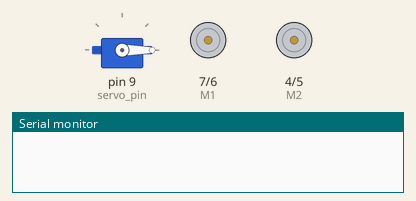
The sketch below on a simulated Arduino Uno, built with avr-gcc and run on an emulated ATmega328P. Parts: servo, direction and speed pins drawn as motors (green arrow = direction pin HIGH = forward, orange = LOW = backward, longer = more drive), the last lines printed to the serial monitor.

Above: at 0.1 s.
At 1.3 s:
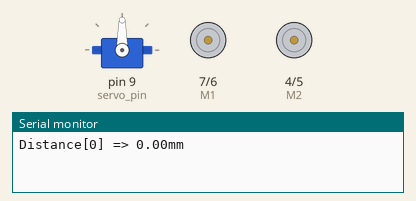
At 2.6 s:
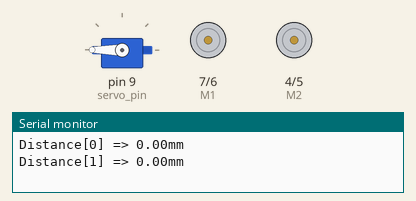
At 13.8 s:
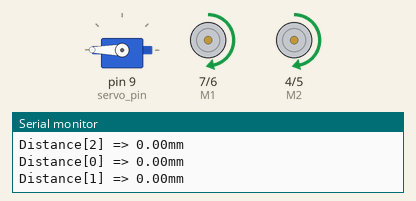
At 22.6 s:
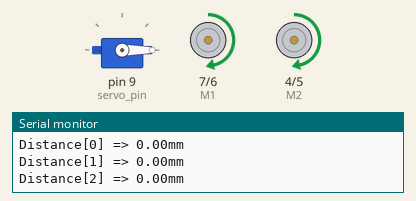
At 37.6 s:
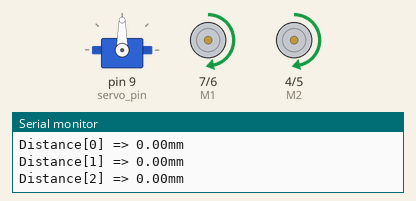
Timing chart, 0 to 39.1 s (numbered marks = the images above):
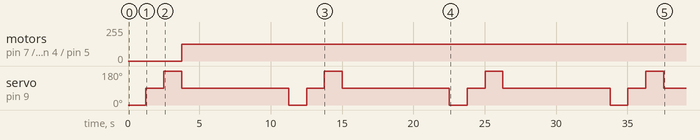

Measured:
- by itself, motor on pin 7 (M1) / pin 6 (E1), motor on pin 4 (M2) / pin 5 (E2): stopped → forward 125/255 at 3.8 s
- by itself, servo on pin 9 (servo_pin): repeats every 11.3 s: 180° 1.3 s, 90° 7.5 s, 0° 1.3 s, 90° 1.3 s

The sketch:

DcMoterTest04.ino
```cpp
// # Editor     : Lauren from DFRobot
// # Date       : 12018. 03. 11

// # Product name: L298N motor driver module DF-MD v1.3
// # Product SKU : DRI0002
// # Version     : 1.0

// # Description:
// # The sketch for using the motor driver L298N
// # Run with the PWM mode

// # Connection:
// #        M1 pin  -> Digital pin 4
// #        E1 pin  -> Digital pin 5
// #        M2 pin  -> Digital pin 7
// #        E2 pin  -> Digital pin 6
// #        Motor Power Supply -> Centor blue screw connector(5.08mm 3p connector)
// #        Motor A  ->  Screw terminal close to E1 driver pin
// #        Motor B  ->  Screw terminal close to E2 driver pin
// #
// # Note: You should connect the GND pin from the DF-MD v1.3 to your MCU controller. They should share the GND pins.
// #

#include <Servo.h>
Servo servo;

// 거리측정요 핀 설정값
const int trigPin  = 2;                 // Trig 핀 할당
const int echoPin  = 3;                 // Echo 핀 할당

// 서보모터용 핀 설정및 최대,최소 펄스폭 설정값
int servo_pin     = 9;                  // 서보모터핀설정
int min_value     = 800;                // 펄프폭 최소값   0 도
int max_value     = 2300;               // 펄스폭 최대값 180 도
int servo_value;

// 수신
double Duration   = 0;                  // 수신간격

// DC모터(DRI2000드라이브)용 제어핀 설정
int E1 = 6, E2    = 5;
int M1 = 7, M2    = 4;
int mod;

// DC모터 전후좌우설정
const int FRONT   = 0;                  // 전진처리
const int REAL    = 1;                  // 후진처리
const int RIGHT   = 2;                  // 우회처리
const int LEFT    = 3;                  // 좌회처리

// 거리측정값 저장 배열(0도일때의거리, 90도일때의 거리, 180도일때의 거리)
double Distance[3] = {0.0, 0.0, 0.0};   //거리

/* --------------------------------------------
   측정된 거리로 어떻게 이동할지를 판단.
   --------------------------------------------
   입력 파라메터  ： 측정거리 배열(0, 90, 180),
                     배열수
   리턴값         ： 없음
   -------------------------------------------- */
void checkNmove(double *p_distance, int arrCnt)
{
    int spd = 0;

    // 전방좌우측의 장애물과의 거리가 100Cm이상일경우에 최고속도로 전진
    if (*p_distance > 100.0 && *(p_distance + 1) > 100.0 && *(p_distance + 2) > 100.0)
    {
        mod = FRONT;
        spd = 255;
        for(int idx = 0; idx < 500; idx++){
            moveControl(mod, spd);
        }
        return;
    }

    // 전방좌우측의 장애물과의 거리가 50Cm미만 일경우에 속도를 줄여서 전진
    if (*p_distance < 50.0 && *(p_distance + 1) < 50.0 && *(p_distance + 2) < 50.0)
    {
        mod = FRONT;
        spd = 125;
        for(int idx = 0; idx < 250; idx++){
            moveControl(mod, spd);
        }
        return;
    }

    // 전방좌우측의 장애물과의 거리가 25Cm미만 일경우에 속도를 줄여서 전진
    if (*p_distance < 25.0 && *(p_distance + 1) > 25.0 && *(p_distance + 2) > 25.0)
    {
        mod = FRONT;
        spd = 60;
        for(int idx = 0; idx < 250; idx++){
            moveControl(mod, spd);
        }
        return;
    }

    // 전방좌우측의 장애물과의 거리가 5Cm미만 일경우에 속도를 줄여서 전진
    if (*p_distance < 5.0 && *(p_distance + 1) < 5.0 && *(p_distance + 2) < 5.0)
    {
        mod = REAL;
        spd = 60;
        for(int idx = 0; idx < 100; idx++){
            moveControl(mod, spd);
        }
        mod = RIGHT;
        spd = 60;
        for(int idx = 0; idx < 50; idx++){
            moveControl(mod, spd);
        }
        return;
    }

    // 전방좌우측의 장애물과의 거리가 10Cm미만 일경우에 속도를 줄여서 전진
    if (*p_distance < 10.0 && *(p_distance + 1) < 10.0 && *(p_distance + 2) < 10.0)
    {
        // 우측에장해물이 있을경우 우축으로 이동후 다음동작
        if (*p_distance < 10.0)
        {
            mod = RIGHT;
            spd = 60;
            for(int idx = 0; idx < 100; idx++){
                moveControl(mod, spd);
            }
            return;
        }

        // 정면에장해물이 있을경우 뒤로이동후 우측으로 회전
        if (*(p_distance + 1) < 10.0)
        {
            mod = REAL;
            spd = 60;
            for(int idx = 0; idx < 200; idx++){
                moveControl(mod, spd);
            }
            mod = RIGHT;
            spd = 60;
            for(int idx = 0; idx < 100; idx++){
                moveControl(mod, spd);
            }
            return;
        }

        // 좌측에장해물이 있을경우 좌측으로 회전후 다음동작
        if (*(p_distance + 2) < 10.0)
        {
            mod = LEFT;
            spd = 60;
            for(int idx = 0; idx < 100; idx++){
                moveControl(mod, spd);
            }
        }
        return;
    }

}

/* --------------------------------------------
   거리측정을 하고, 측정한 값을 리턴 한다.
   --------------------------------------------
   입력 파라메터  ： 이동모드, 속도
   리턴값         ： double형측정거리
   -------------------------------------------- */
double distanceMeasurement()
{
    delay(200);
    double duration, distance;                   // 기본 변수 선언

    //Trig 핀으로 10us의 pulse 발생
    digitalWrite(trigPin, LOW);                // Trig 핀 Low
    delayMicroseconds(2);                      // 2us 유지
    digitalWrite(trigPin, HIGH);               // Trig 핀 High
    delayMicroseconds(10);                     // 10us 유지
    digitalWrite(trigPin, LOW);                // Trig 핀 Low

    /*Echo 핀으로 들어오는 펄스의 시간 측정    */
    duration = pulseIn(echoPin, HIGH);         // pulseIn함수가 호출되고 펄스가 입력될 때까지의 시간. us단위로 값을 리턴.

    /*음파가 반사된 시간을 거리로 환산
      음파의 속도는 340m/s 이므로 1cm를 이동하는데 약 29us.
      따라서, 음파의 이동거리 = 왕복시간 / 1cm 이동 시간 / 2 이다. */

    distance = duration / 29 / 2;              // 센치미터로 환산
    //distance = (duration / 2.9) / 2;         // 밀리미터로 환산
    //distance =  duration / 74 / 2;           // 인치로 환산

    //Serial.print(distance);
    //Serial.print("mm");
    //Serial.println();

    return distance;
}

/* --------------------------------------------
   모터 제어 처리.
       전후좌우이동르 제어 한다.
   --------------------------------------------
   입력 파라메터    ： 이동모드, 속도
   리턴값           ： 없음
   -------------------------------------------- */
void moveControl(int moveMode, int speed)
{

    //  거리측정에의한 모터 컨트롤
    switch (moveMode)
    {
        case FRONT:
             // 전진이동
             digitalWrite(M1,HIGH);
             digitalWrite(M2,HIGH);
             break;
        case REAL:
             // 후진이동
             digitalWrite(M1,LOW);
             digitalWrite(M2,LOW);
             break;
        case RIGHT:
             // 우측으로 이동
             digitalWrite(M1,LOW);
             digitalWrite(M2,HIGH);
             break;
        case LEFT:
             // 좌측으로 이동
             digitalWrite(M1,HIGH);
             digitalWrite(M2,LOW);
             break;
        default:
             break;
    }
    analogWrite(E1, speed);   // PWM Speed Control
    analogWrite(E2, speed);   // PWM Speed Control
    delay(30);

    return;

}

void setup()
{
    Serial.begin(115200);               // 시리얼 초기화

    // 거리측정센서값 초기설정
    pinMode( echoPin, INPUT );
    pinMode( echoPin, OUTPUT );

    // DC모터 드라이버 제어용 초기값 설정
    pinMode(M1, OUTPUT);
    pinMode(M2, OUTPUT);

    // Servo모터 최기값 설정
    servo.attach(servo_pin, min_value, max_value);
    servo.write(90);                    // 서보모터 중심설정
}

void loop()
{
    // for (int idx = 0; idx <= 2; idx++)
    // {
    //     // 거리츨정센서의 방향이동
    //     servo.write(idx*90);
    //     delay(100);
    //     // 각 방향의 거리를 측정하여 배엘에 저장
    //     Distance[idx] = distanceMeasurement();
    //
    //     Serial.print("Distance [");
    //     Serial.print(idx);
    //     Serial.print("] => ");
    //     Serial.print(Distance[idx]);
    //     Serial.print("mm");
    //     Serial.println();
    // }
    // // 각방향의 거리측정후 거리측정센서의 최기화
    // servo.write(90);


    // 서보모터 실행(우측)
    servo.write(0);
    Distance[0] = distanceMeasurement();
    Serial.print("Distance[0] => ");
    Serial.print(Distance[0]);
    Serial.print("mm");
    Serial.println();
    delay(50);

    // 서보모터 실행(정면)
    servo.write(90);
    Distance[1] = distanceMeasurement();
    Serial.print("Distance[1] => ");
    Serial.print(Distance[1]);
    Serial.print("mm");
    Serial.println();
    delay(50);

    // 서보모터 실행(좌측)
    servo.write(180);
    Distance[2] = distanceMeasurement();
    Serial.print("Distance[2] => ");
    Serial.print(Distance[2]);
    Serial.print("mm");
    Serial.println();
    Serial.println();
    delay(50);

    servo.write(90);

    // 거리판단및 이동처리
    int arrCnt = sizeof Distance / sizeof Distance[0];      // 배열의 갯수를 산출
    checkNmove(Distance, arrCnt);
}
```
